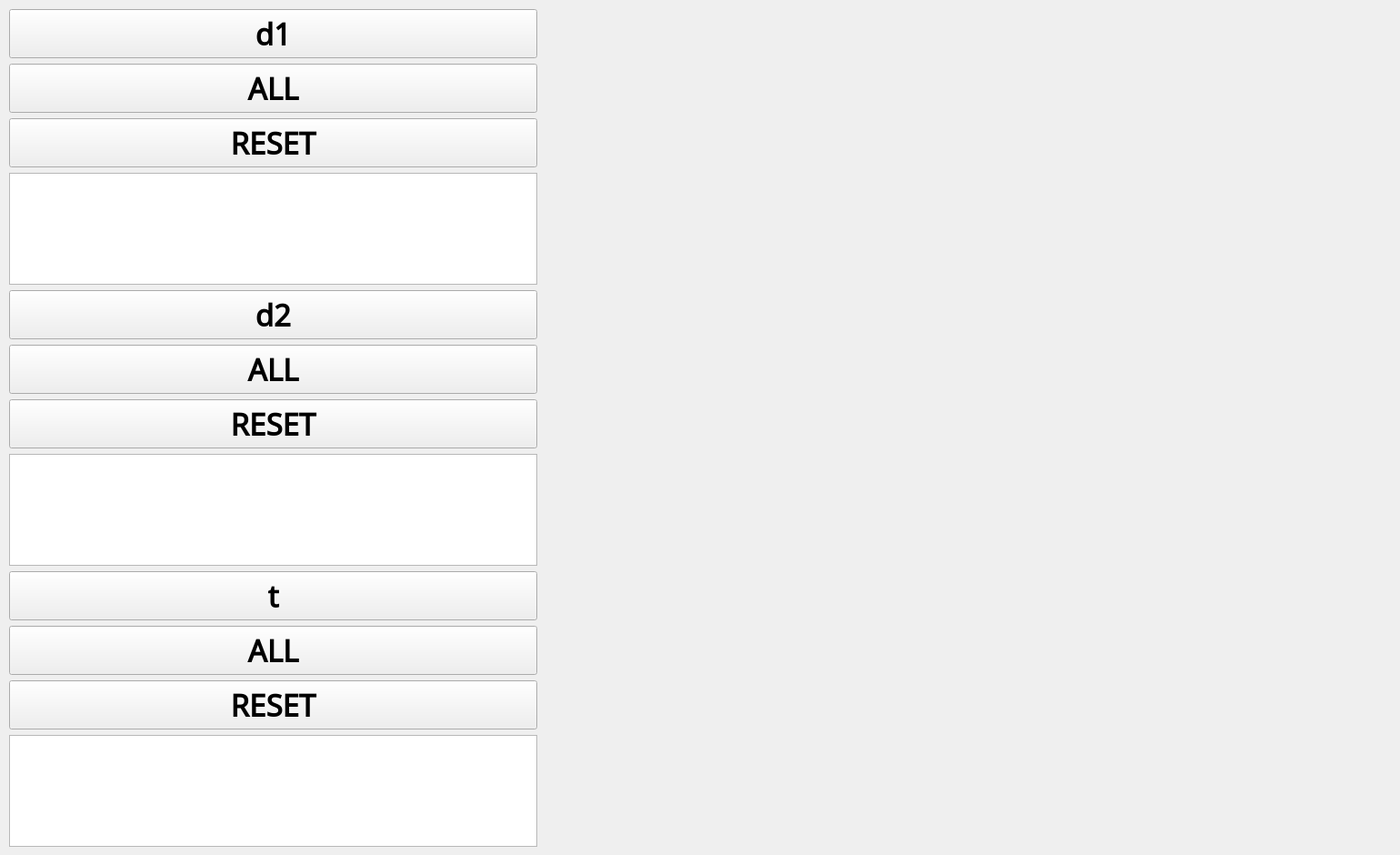
  <widget class="QWidget" name="tab_7">
   <attribute name="title">
    <string>Complete Tree N=49</string>
   </attribute>
   <widget class="QWidget" name="layoutWidget_6">
    <property name="geometry">
     <rect>
      <x>10</x>
      <y>10</y>
      <width>581</width>
      <height>921</height>
     </rect>
    </property>
    <layout class="QVBoxLayout" name="verticalLayout_7">
     <item>
      <widget class="QPushButton" name="pushButton_311">
       <property name="font">
        <font>
         <family>Noto Sans Bassa Vah</family>
         <pointsize>25</pointsize>
         <weight>75</weight>
         <bold>true</bold>
        </font>
       </property>
       <property name="text">
        <string>d1</string>
       </property>
      </widget>
     </item>
     <item>
      <widget class="QPushButton" name="pushButton_312">
       <property name="font">
        <font>
         <family>Noto Sans Bassa Vah</family>
         <pointsize>25</pointsize>
         <weight>75</weight>
         <bold>true</bold>
        </font>
       </property>
       <property name="text">
        <string>ALL</string>
       </property>
      </widget>
     </item>
     <item>
      <widget class="QPushButton" name="pushButton_313">
       <property name="font">
        <font>
         <family>Noto Sans Bassa Vah</family>
         <pointsize>25</pointsize>
         <weight>75</weight>
         <bold>true</bold>
        </font>
       </property>
       <property name="text">
        <string>RESET</string>
       </property>
      </widget>
     </item>
     <item>
      <widget class="QPlainTextEdit" name="plainTextEdit_19">
       <property name="font">
        <font>
         <pointsize>18</pointsize>
        </font>
       </property>
      </widget>
     </item>
     <item>
      <widget class="QPushButton" name="pushButton_314">
       <property name="font">
        <font>
         <family>Noto Sans Bassa Vah</family>
         <pointsize>25</pointsize>
         <weight>75</weight>
         <bold>true</bold>
        </font>
       </property>
       <property name="text">
        <string>d2</string>
       </property>
      </widget>
     </item>
     <item>
      <widget class="QPushButton" name="pushButton_315">
       <property name="font">
        <font>
         <family>Noto Sans Bassa Vah</family>
         <pointsize>25</pointsize>
         <weight>75</weight>
         <bold>true</bold>
        </font>
       </property>
       <property name="text">
        <string>ALL</string>
       </property>
      </widget>
     </item>
     <item>
      <widget class="QPushButton" name="pushButton_316">
       <property name="font">
        <font>
         <family>Noto Sans Bassa Vah</family>
         <pointsize>25</pointsize>
         <weight>75</weight>
         <bold>true</bold>
        </font>
       </property>
       <property name="text">
        <string>RESET</string>
       </property>
      </widget>
     </item>
     <item>
      <widget class="QPlainTextEdit" name="plainTextEdit_20">
       <property name="font">
        <font>
         <pointsize>18</pointsize>
        </font>
       </property>
      </widget>
     </item>
     <item>
      <widget class="QPushButton" name="pushButton_317">
       <property name="font">
        <font>
         <family>Noto Sans Bassa Vah</family>
         <pointsize>25</pointsize>
         <weight>75</weight>
         <bold>true</bold>
        </font>
       </property>
       <property name="text">
        <string>t</string>
       </property>
      </widget>
     </item>
     <item>
      <widget class="QPushButton" name="pushButton_318">
       <property name="font">
        <font>
         <family>Noto Sans Bassa Vah</family>
         <pointsize>25</pointsize>
         <weight>75</weight>
         <bold>true</bold>
        </font>
       </property>
       <property name="text">
        <string>ALL</string>
       </property>
      </widget>
     </item>
     <item>
      <widget class="QPushButton" name="pushButton_319">
       <property name="font">
        <font>
         <family>Noto Sans Bassa Vah</family>
         <pointsize>25</pointsize>
         <weight>75</weight>
         <bold>true</bold>
        </font>
       </property>
       <property name="text">
        <string>RESET</string>
       </property>
      </widget>
     </item>
     <item>
      <widget class="QPlainTextEdit" name="plainTextEdit_21">
       <property name="font">
        <font>
         <pointsize>18</pointsize>
        </font>
       </property>
      </widget>
     </item>
    </layout>
   </widget>
   <widget class="QLabel" name="label_7">
    <property name="geometry">
     <rect>
      <x>600</x>
      <y>10</y>
      <width>931</width>
      <height>921</height>
     </rect>
    </property>
    <property name="text">
     <string/>
    </property>
    <property name="pixmap">
     <pixmap>CompleteTreeN49.svg</pixmap>
    </property>
   </widget>
   <widget class="QPushButton" name="pushButton_390">
    <property name="geometry">
     <rect>
      <x>890</x>
      <y>430</y>
      <width>101</width>
      <height>91</height>
     </rect>
    </property>
    <property name="styleSheet">
     <string notr="true">background-color: rgba(0,0,0,0); border: none;</string>
    </property>
    <property name="text">
     <string/>
    </property>
   </widget>
   <widget class="QPushButton" name="pushButton_391">
    <property name="geometry">
     <rect>
      <x>750</x>
      <y>250</y>
      <width>81</width>
      <height>81</height>
     </rect>
    </property>
    <property name="styleSheet">
     <string notr="true">background-color: rgba(0,0,0,0); border: none;</string>
    </property>
    <property name="text">
     <string/>
    </property>
   </widget>
   <widget class="QPushButton" name="pushButton_392">
    <property name="geometry">
     <rect>
      <x>1010</x>
      <y>260</y>
      <width>61</width>
      <height>61</height>
     </rect>
    </property>
    <property name="styleSheet">
     <string notr="true">background-color: rgba(0,0,0,0); border: none;</string>
    </property>
    <property name="text">
     <string/>
    </property>
   </widget>
   <widget class="QPushButton" name="pushButton_393">
    <property name="geometry">
     <rect>
      <x>1130</x>
      <y>450</y>
      <width>61</width>
      <height>61</height>
     </rect>
    </property>
    <property name="styleSheet">
     <string notr="true">background-color: rgba(0,0,0,0); border: none;</string>
    </property>
    <property name="text">
     <string/>
    </property>
   </widget>
   <widget class="QPushButton" name="pushButton_394">
    <property name="geometry">
     <rect>
      <x>1040</x>
      <y>610</y>
      <width>61</width>
      <height>61</height>
     </rect>
    </property>
    <property name="styleSheet">
     <string notr="true">background-color: rgba(0,0,0,0); border: none;</string>
    </property>
    <property name="text">
     <string/>
    </property>
   </widget>
   <widget class="QPushButton" name="pushButton_395">
    <property name="geometry">
     <rect>
      <x>780</x>
      <y>610</y>
      <width>61</width>
      <height>61</height>
     </rect>
    </property>
    <property name="styleSheet">
     <string notr="true">background-color: rgba(0,0,0,0); border: none;</string>
    </property>
    <property name="text">
     <string/>
    </property>
   </widget>
   <widget class="QPushButton" name="pushButton_396">
    <property name="geometry">
     <rect>
      <x>670</x>
      <y>430</y>
      <width>61</width>
      <height>61</height>
     </rect>
    </property>
    <property name="styleSheet">
     <string notr="true">background-color: rgba(0,0,0,0); border: none;</string>
    </property>
    <property name="text">
     <string/>
    </property>
   </widget>
   <widget class="QPushButton" name="pushButton_397">
    <property name="geometry">
     <rect>
      <x>680</x>
      <y>300</y>
      <width>31</width>
      <height>31</height>
     </rect>
    </property>
    <property name="styleSheet">
     <string notr="true">background-color: rgba(0,0,0,0); border: none;</string>
    </property>
    <property name="text">
     <string/>
    </property>
   </widget>
   <widget class="QPushButton" name="pushButton_398">
    <property name="geometry">
     <rect>
      <x>790</x>
      <y>210</y>
      <width>31</width>
      <height>31</height>
     </rect>
    </property>
    <property name="styleSheet">
     <string notr="true">background-color: rgba(0,0,0,0); border: none;</string>
    </property>
    <property name="text">
     <string/>
    </property>
   </widget>
   <widget class="QPushButton" name="pushButton_399">
    <property name="geometry">
     <rect>
      <x>870</x>
      <y>230</y>
      <width>31</width>
      <height>31</height>
     </rect>
    </property>
    <property name="styleSheet">
     <string notr="true">background-color: rgba(0,0,0,0); border: none;</string>
    </property>
    <property name="text">
     <string/>
    </property>
   </widget>
   <widget class="QPushButton" name="pushButton_400">
    <property name="geometry">
     <rect>
      <x>840</x>
      <y>290</y>
      <width>31</width>
      <height>31</height>
     </rect>
    </property>
    <property name="styleSheet">
     <string notr="true">background-color: rgba(0,0,0,0); border: none;</string>
    </property>
    <property name="text">
     <string/>
    </property>
   </widget>
   <widget class="QPushButton" name="pushButton_401">
    <property name="geometry">
     <rect>
      <x>770</x>
      <y>350</y>
      <width>31</width>
      <height>31</height>
     </rect>
    </property>
    <property name="styleSheet">
     <string notr="true">background-color: rgba(0,0,0,0); border: none;</string>
    </property>
    <property name="text">
     <string/>
    </property>
   </widget>
   <widget class="QPushButton" name="pushButton_402">
    <property name="geometry">
     <rect>
      <x>710</x>
      <y>330</y>
      <width>31</width>
      <height>31</height>
     </rect>
    </property>
    <property name="styleSheet">
     <string notr="true">background-color: rgba(0,0,0,0); border: none;</string>
    </property>
    <property name="text">
     <string/>
    </property>
   </widget>
   <widget class="QPushButton" name="pushButton_403">
    <property name="geometry">
     <rect>
      <x>960</x>
      <y>230</y>
      <width>31</width>
      <height>31</height>
     </rect>
    </property>
    <property name="styleSheet">
     <string notr="true">background-color: rgba(0,0,0,0); border: none;</string>
    </property>
    <property name="text">
     <string/>
    </property>
   </widget>
   <widget class="QPushButton" name="pushButton_404">
    <property name="geometry">
     <rect>
      <x>1030</x>
      <y>220</y>
      <width>31</width>
      <height>31</height>
     </rect>
    </property>
    <property name="styleSheet">
     <string notr="true">background-color: rgba(0,0,0,0); border: none;</string>
    </property>
    <property name="text">
     <string/>
    </property>
   </widget>
   <widget class="QPushButton" name="pushButton_405">
    <property name="geometry">
     <rect>
      <x>1110</x>
      <y>260</y>
      <width>31</width>
      <height>31</height>
     </rect>
    </property>
    <property name="styleSheet">
     <string notr="true">background-color: rgba(0,0,0,0); border: none;</string>
    </property>
    <property name="text">
     <string/>
    </property>
   </widget>
   <widget class="QPushButton" name="pushButton_406">
    <property name="geometry">
     <rect>
      <x>1110</x>
      <y>330</y>
      <width>31</width>
      <height>31</height>
     </rect>
    </property>
    <property name="styleSheet">
     <string notr="true">background-color: rgba(0,0,0,0); border: none;</string>
    </property>
    <property name="text">
     <string/>
    </property>
   </widget>
   <widget class="QPushButton" name="pushButton_407">
    <property name="geometry">
     <rect>
      <x>1040</x>
      <y>330</y>
      <width>31</width>
      <height>31</height>
     </rect>
    </property>
    <property name="styleSheet">
     <string notr="true">background-color: rgba(0,0,0,0); border: none;</string>
    </property>
    <property name="text">
     <string/>
    </property>
   </widget>
   <widget class="QPushButton" name="pushButton_408">
    <property name="geometry">
     <rect>
      <x>950</x>
      <y>300</y>
      <width>31</width>
      <height>31</height>
     </rect>
    </property>
    <property name="styleSheet">
     <string notr="true">background-color: rgba(0,0,0,0); border: none;</string>
    </property>
    <property name="text">
     <string/>
    </property>
   </widget>
   <widget class="QPushButton" name="pushButton_409">
    <property name="geometry">
     <rect>
      <x>1090</x>
      <y>410</y>
      <width>31</width>
      <height>31</height>
     </rect>
    </property>
    <property name="styleSheet">
     <string notr="true">background-color: rgba(0,0,0,0); border: none;</string>
    </property>
    <property name="text">
     <string/>
    </property>
   </widget>
   <widget class="QPushButton" name="pushButton_410">
    <property name="geometry">
     <rect>
      <x>1140</x>
      <y>390</y>
      <width>31</width>
      <height>31</height>
     </rect>
    </property>
    <property name="styleSheet">
     <string notr="true">background-color: rgba(0,0,0,0); border: none;</string>
    </property>
    <property name="text">
     <string/>
    </property>
   </widget>
   <widget class="QPushButton" name="pushButton_411">
    <property name="geometry">
     <rect>
      <x>1190</x>
      <y>390</y>
      <width>31</width>
      <height>31</height>
     </rect>
    </property>
    <property name="styleSheet">
     <string notr="true">background-color: rgba(0,0,0,0); border: none;</string>
    </property>
    <property name="text">
     <string/>
    </property>
   </widget>
   <widget class="QPushButton" name="pushButton_412">
    <property name="geometry">
     <rect>
      <x>1210</x>
      <y>510</y>
      <width>31</width>
      <height>31</height>
     </rect>
    </property>
    <property name="styleSheet">
     <string notr="true">background-color: rgba(0,0,0,0); border: none;</string>
    </property>
    <property name="text">
     <string/>
    </property>
   </widget>
   <widget class="QPushButton" name="pushButton_413">
    <property name="geometry">
     <rect>
      <x>1150</x>
      <y>540</y>
      <width>31</width>
      <height>31</height>
     </rect>
    </property>
    <property name="styleSheet">
     <string notr="true">background-color: rgba(0,0,0,0); border: none;</string>
    </property>
    <property name="text">
     <string/>
    </property>
   </widget>
   <widget class="QPushButton" name="pushButton_414">
    <property name="geometry">
     <rect>
      <x>1080</x>
      <y>480</y>
      <width>31</width>
      <height>31</height>
     </rect>
    </property>
    <property name="styleSheet">
     <string notr="true">background-color: rgba(0,0,0,0); border: none;</string>
    </property>
    <property name="text">
     <string/>
    </property>
   </widget>
   <widget class="QPushButton" name="pushButton_415">
    <property name="geometry">
     <rect>
      <x>1050</x>
      <y>550</y>
      <width>31</width>
      <height>31</height>
     </rect>
    </property>
    <property name="styleSheet">
     <string notr="true">background-color: rgba(0,0,0,0); border: none;</string>
    </property>
    <property name="text">
     <string/>
    </property>
   </widget>
   <widget class="QPushButton" name="pushButton_416">
    <property name="geometry">
     <rect>
      <x>1110</x>
      <y>580</y>
      <width>31</width>
      <height>31</height>
     </rect>
    </property>
    <property name="styleSheet">
     <string notr="true">background-color: rgba(0,0,0,0); border: none;</string>
    </property>
    <property name="text">
     <string/>
    </property>
   </widget>
   <widget class="QPushButton" name="pushButton_417">
    <property name="geometry">
     <rect>
      <x>1150</x>
      <y>610</y>
      <width>31</width>
      <height>31</height>
     </rect>
    </property>
    <property name="styleSheet">
     <string notr="true">background-color: rgba(0,0,0,0); border: none;</string>
    </property>
    <property name="text">
     <string/>
    </property>
   </widget>
   <widget class="QPushButton" name="pushButton_418">
    <property name="geometry">
     <rect>
      <x>1040</x>
      <y>690</y>
      <width>31</width>
      <height>31</height>
     </rect>
    </property>
    <property name="styleSheet">
     <string notr="true">background-color: rgba(0,0,0,0); border: none;</string>
    </property>
    <property name="text">
     <string/>
    </property>
   </widget>
   <widget class="QPushButton" name="pushButton_419">
    <property name="geometry">
     <rect>
      <x>990</x>
      <y>670</y>
      <width>31</width>
      <height>31</height>
     </rect>
    </property>
    <property name="styleSheet">
     <string notr="true">background-color: rgba(0,0,0,0); border: none;</string>
    </property>
    <property name="text">
     <string/>
    </property>
   </widget>
   <widget class="QPushButton" name="pushButton_420">
    <property name="geometry">
     <rect>
      <x>1000</x>
      <y>590</y>
      <width>31</width>
      <height>31</height>
     </rect>
    </property>
    <property name="styleSheet">
     <string notr="true">background-color: rgba(0,0,0,0); border: none;</string>
    </property>
    <property name="text">
     <string/>
    </property>
   </widget>
   <widget class="QPushButton" name="pushButton_421">
    <property name="geometry">
     <rect>
      <x>730</x>
      <y>570</y>
      <width>31</width>
      <height>31</height>
     </rect>
    </property>
    <property name="styleSheet">
     <string notr="true">background-color: rgba(0,0,0,0); border: none;</string>
    </property>
    <property name="text">
     <string/>
    </property>
   </widget>
   <widget class="QPushButton" name="pushButton_422">
    <property name="geometry">
     <rect>
      <x>810</x>
      <y>570</y>
      <width>31</width>
      <height>31</height>
     </rect>
    </property>
    <property name="styleSheet">
     <string notr="true">background-color: rgba(0,0,0,0); border: none;</string>
    </property>
    <property name="text">
     <string/>
    </property>
   </widget>
   <widget class="QPushButton" name="pushButton_423">
    <property name="geometry">
     <rect>
      <x>880</x>
      <y>590</y>
      <width>31</width>
      <height>31</height>
     </rect>
    </property>
    <property name="styleSheet">
     <string notr="true">background-color: rgba(0,0,0,0); border: none;</string>
    </property>
    <property name="text">
     <string/>
    </property>
   </widget>
   <widget class="QPushButton" name="pushButton_424">
    <property name="geometry">
     <rect>
      <x>870</x>
      <y>650</y>
      <width>31</width>
      <height>31</height>
     </rect>
    </property>
    <property name="styleSheet">
     <string notr="true">background-color: rgba(0,0,0,0); border: none;</string>
    </property>
    <property name="text">
     <string/>
    </property>
   </widget>
   <widget class="QPushButton" name="pushButton_425">
    <property name="geometry">
     <rect>
      <x>830</x>
      <y>690</y>
      <width>31</width>
      <height>31</height>
     </rect>
    </property>
    <property name="styleSheet">
     <string notr="true">background-color: rgba(0,0,0,0); border: none;</string>
    </property>
    <property name="text">
     <string/>
    </property>
   </widget>
   <widget class="QPushButton" name="pushButton_426">
    <property name="geometry">
     <rect>
      <x>720</x>
      <y>630</y>
      <width>31</width>
      <height>31</height>
     </rect>
    </property>
    <property name="styleSheet">
     <string notr="true">background-color: rgba(0,0,0,0); border: none;</string>
    </property>
    <property name="text">
     <string/>
    </property>
   </widget>
   <widget class="QPushButton" name="pushButton_427">
    <property name="geometry">
     <rect>
      <x>620</x>
      <y>410</y>
      <width>31</width>
      <height>31</height>
     </rect>
    </property>
    <property name="styleSheet">
     <string notr="true">background-color: rgba(0,0,0,0); border: none;</string>
    </property>
    <property name="text">
     <string/>
    </property>
   </widget>
   <widget class="QPushButton" name="pushButton_428">
    <property name="geometry">
     <rect>
      <x>690</x>
      <y>370</y>
      <width>31</width>
      <height>31</height>
     </rect>
    </property>
    <property name="styleSheet">
     <string notr="true">background-color: rgba(0,0,0,0); border: none;</string>
    </property>
    <property name="text">
     <string/>
    </property>
   </widget>
   <widget class="QPushButton" name="pushButton_429">
    <property name="geometry">
     <rect>
      <x>740</x>
      <y>420</y>
      <width>31</width>
      <height>31</height>
     </rect>
    </property>
    <property name="styleSheet">
     <string notr="true">background-color: rgba(0,0,0,0); border: none;</string>
    </property>
    <property name="text">
     <string/>
    </property>
   </widget>
   <widget class="QPushButton" name="pushButton_430">
    <property name="geometry">
     <rect>
      <x>760</x>
      <y>500</y>
      <width>31</width>
      <height>31</height>
     </rect>
    </property>
    <property name="styleSheet">
     <string notr="true">background-color: rgba(0,0,0,0); border: none;</string>
    </property>
    <property name="text">
     <string/>
    </property>
   </widget>
   <widget class="QPushButton" name="pushButton_431">
    <property name="geometry">
     <rect>
      <x>690</x>
      <y>530</y>
      <width>31</width>
      <height>31</height>
     </rect>
    </property>
    <property name="styleSheet">
     <string notr="true">background-color: rgba(0,0,0,0); border: none;</string>
    </property>
    <property name="text">
     <string/>
    </property>
   </widget>
   <widget class="QPushButton" name="pushButton_432">
    <property name="geometry">
     <rect>
      <x>640</x>
      <y>530</y>
      <width>31</width>
      <height>31</height>
     </rect>
    </property>
    <property name="styleSheet">
     <string notr="true">background-color: rgba(0,0,0,0); border: none;</string>
    </property>
    <property name="text">
     <string/>
    </property>
   </widget>
   <widget class="QPushButton" name="pushButton_433">
    <property name="geometry">
     <rect>
      <x>890</x>
      <y>320</y>
      <width>61</width>
      <height>61</height>
     </rect>
    </property>
    <property name="styleSheet">
     <string notr="true">background-color: rgba(0,0,0,0); border: none;</string>
    </property>
    <property name="text">
     <string/>
    </property>
   </widget>
   <widget class="QPushButton" name="pushButton_434">
    <property name="geometry">
     <rect>
      <x>1000</x>
      <y>370</y>
      <width>61</width>
      <height>61</height>
     </rect>
    </property>
    <property name="styleSheet">
     <string notr="true">background-color: rgba(0,0,0,0); border: none;</string>
    </property>
    <property name="text">
     <string/>
    </property>
   </widget>
   <widget class="QPushButton" name="pushButton_435">
    <property name="geometry">
     <rect>
      <x>1010</x>
      <y>490</y>
      <width>61</width>
      <height>61</height>
     </rect>
    </property>
    <property name="styleSheet">
     <string notr="true">background-color: rgba(0,0,0,0); border: none;</string>
    </property>
    <property name="text">
     <string/>
    </property>
   </widget>
   <widget class="QPushButton" name="pushButton_436">
    <property name="geometry">
     <rect>
      <x>920</x>
      <y>530</y>
      <width>61</width>
      <height>61</height>
     </rect>
    </property>
    <property name="styleSheet">
     <string notr="true">background-color: rgba(0,0,0,0); border: none;</string>
    </property>
    <property name="text">
     <string/>
    </property>
   </widget>
   <widget class="QPushButton" name="pushButton_437">
    <property name="geometry">
     <rect>
      <x>820</x>
      <y>490</y>
      <width>61</width>
      <height>61</height>
     </rect>
    </property>
    <property name="styleSheet">
     <string notr="true">background-color: rgba(0,0,0,0); border: none;</string>
    </property>
    <property name="text">
     <string/>
    </property>
   </widget>
   <widget class="QPushButton" name="pushButton_438">
    <property name="geometry">
     <rect>
      <x>800</x>
      <y>380</y>
      <width>61</width>
      <height>61</height>
     </rect>
    </property>
    <property name="styleSheet">
     <string notr="true">background-color: rgba(0,0,0,0); border: none;</string>
    </property>
    <property name="text">
     <string/>
    </property>
   </widget>
  </widget>
